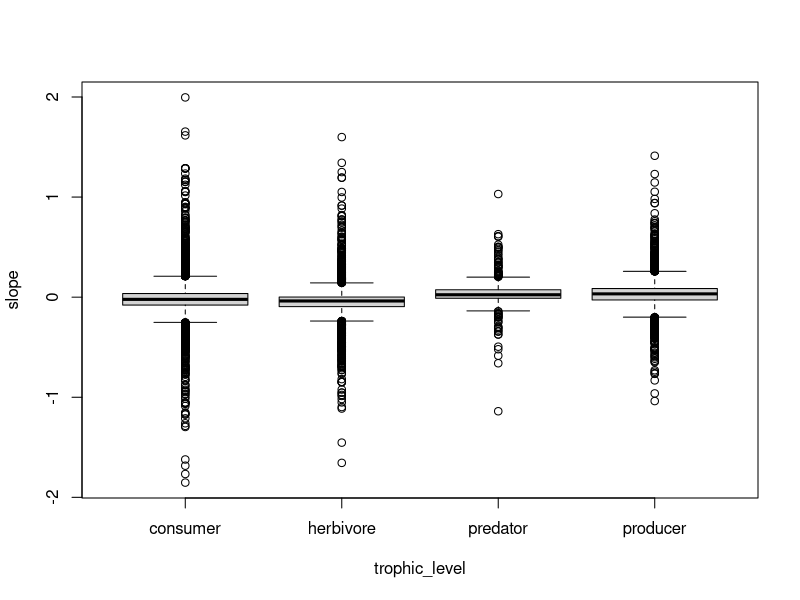
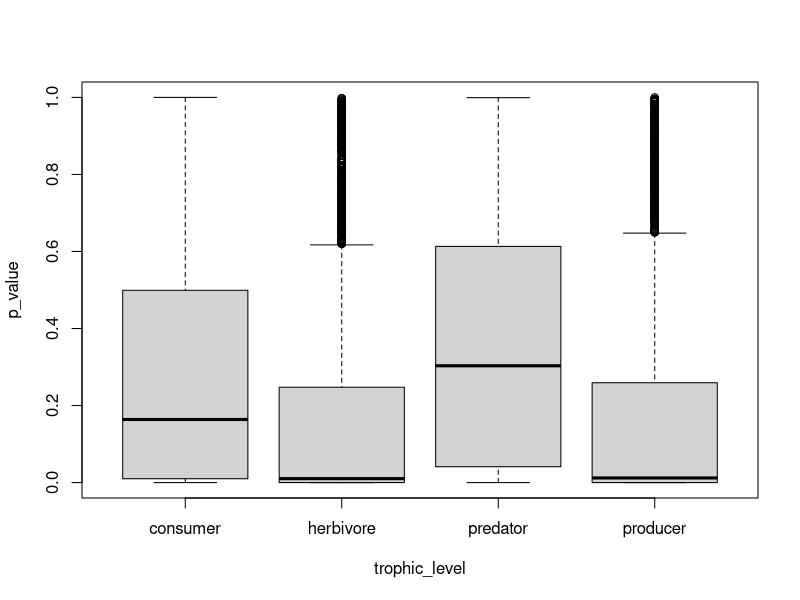
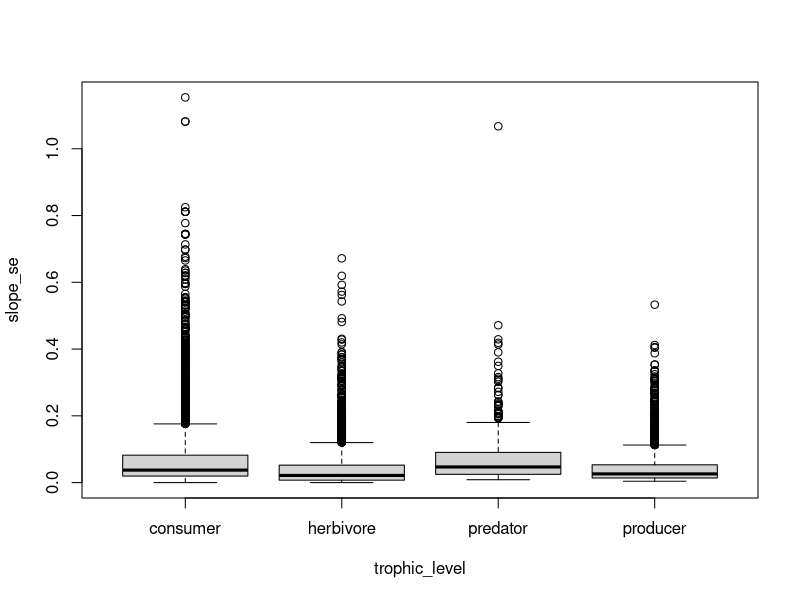
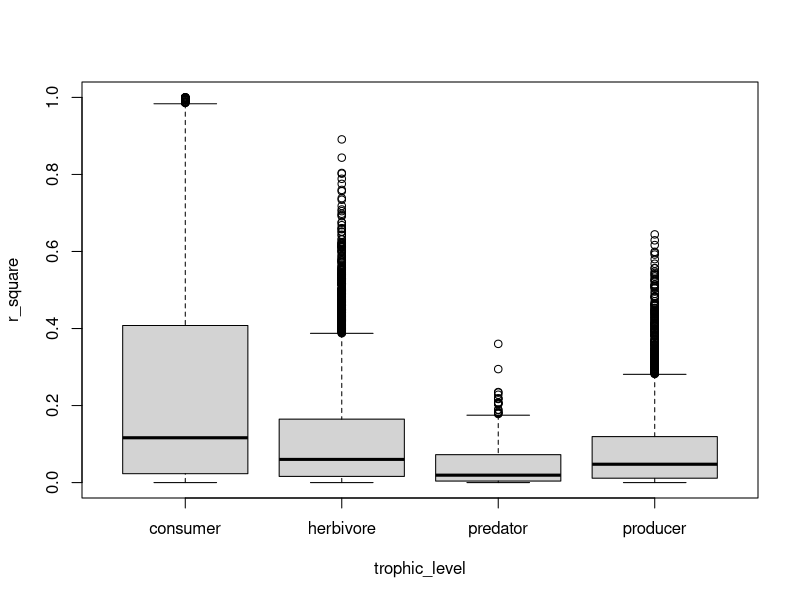
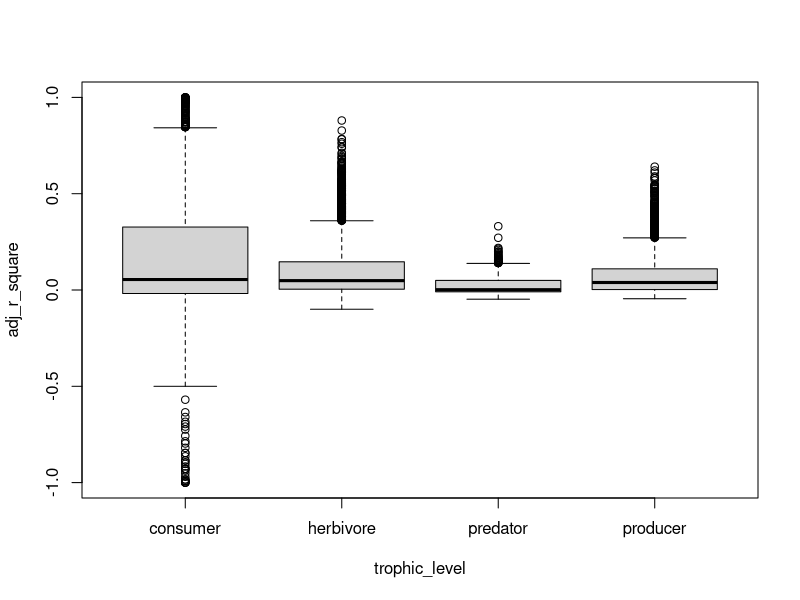
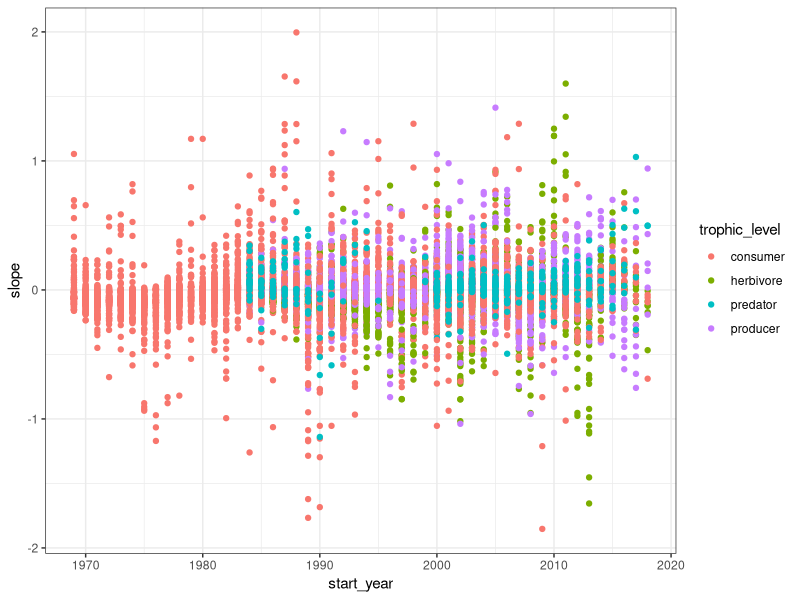
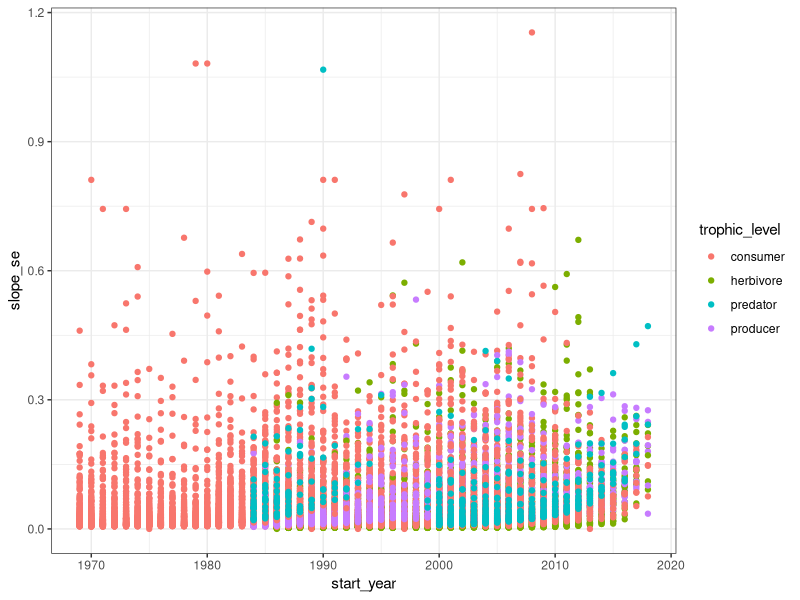
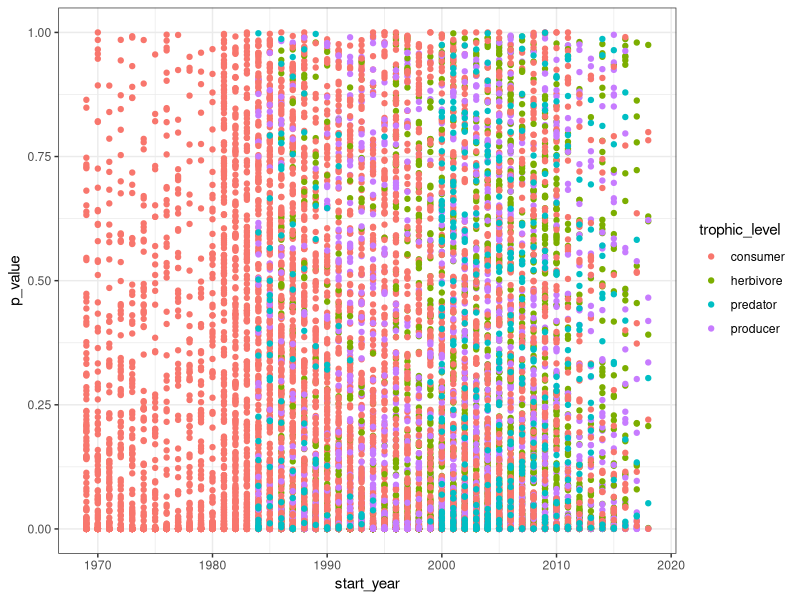

Here is the R script that generated these plots, in order: (Note: this script raises an error after producing the figures.)
#####################################
# Exploratory analysis of model outputs for LTER sites

library(ggplot2)
library(lattice)

# import the data
mod.lter <- read.csv(file="model_output/model_all_LTER_sites.csv")

boxplot(slope ~ trophic_level, data = mod.lter)
boxplot(p_value ~ trophic_level, data = mod.lter)
boxplot(slope_se ~ trophic_level, data = mod.lter)
boxplot(r_square ~ trophic_level, data = mod.lter)
boxplot(adj_r_square ~ trophic_level, data = mod.lter)

ggplot(mod.lter, aes(start_year, slope, colour = trophic_level)) + geom_point() + theme_bw()
ggplot(mod.lter, aes(start_year, slope_se, colour = trophic_level)) + geom_point() + theme_bw()
ggplot(mod.lter, aes(start_year, p_value, colour = trophic_level)) + geom_point() + theme_bw()
ggplot(mod.lter, aes(start_year, r_square, colour = trophic_level)) + geom_point() + theme_bw()
ggplot(mod.lter, aes(start_year, adj_r_square, colour = trophic_level)) + geom_point() + theme_bw()

ggplot(mod.lter, aes(N_years, slope, colour = trophic_level)) + geom_point() + theme_bw()
ggplot(mod.lter, aes(N_years, slope_se, colour = trophic_level)) + geom_point() + theme_bw()
ggplot(mod.lter, aes(N_years, p_value, colour = trophic_level)) + geom_point() + theme_bw()
ggplot(mod.lter, aes(N_years, r_square, colour = trophic_level)) + geom_point() + theme_bw()
ggplot(mod.lter, aes(N_years, adj_r_square, colour = trophic_level)) + geom_point() + theme_bw()

options(scipen = 999)
mod.lter$p_value <- round(mod.lter$p_value, digits = 10)
mod.lter$intercept_p_value <- round(mod.lter$intercept_p_value, digits = 10)

str(mod.lter)
mod.lter$trophic_level <- as.factor(mod.lter$trophic_level)
levels(mod.lter$trophic_level)
mod.lter$trophic_level <- factor(mod.lter$trophic_level,
                                 levels = c("producer", "herbivore", "consumer", "omnivore", "predator"))
levels(mod.lter$trophic_level)
mod.lter$N_years <- as.numeric(mod.lter$N_years)
mod.lter$start_year <- as.numeric(mod.lter$start_year)

png("figures/LTER_SITES.png", width = 2000, height = 600, pointsize = 20)
xyplot(mod.lter$N_years ~ mod.lter$slope | mod.lter$trophic_level,
       col = ifelse(mod.lter$p_value <= 0.05,'red','black'),
       pch = 19, cex = 1,
       strip = strip.custom(bg="lightgrey", par.strip.text=list(col="black", cex = 1, font = 2)),
       xlab = "Slope", ylab = "Number of years",
       abline=c(v=0, lwd = 3))
dev.off()

xyplot(mod.lter$slope ~mod.lter$start_year | mod.lter$trophic_level,
       col = ifelse(mod.lter$p_value < 0.05,'red','black'),
       pch = 19, cex = 1,
       strip = strip.custom(bg="lightgrey", par.strip.text=list(col="black", cex = 1, font = 2)),
       xlab = "Start Year", ylab = "Slope")


## Konza Prairie
mod.konza <- read.csv(file="model_output/model_konza.csv")
options(scipen = 999)
mod.konza$p_value <- round(mod.konza$p_value, digits = 10)
mod.konza$intercept_p_value <- round(mod.konza$intercept_p_value, digits = 10)
cols <- c("black", "red")

str(mod.konza)
mod.konza$trophic_level <- as.factor(mod.konza$trophic_level)
levels(mod.konza$trophic_level)
mod.konza$trophic_level <- factor(mod.konza$trophic_level, levels = c("producer", "herbivore", "omnivore"))
levels(mod.konza$trophic_level)
mod.konza$N_years <- as.numeric(mod.konza$N_years)
mod.konza$start_year <- as.numeric(mod.konza$start_year)

png("figures/Konza_Prairie.png", width = 1600, height = 600, pointsize = 20)
xyplot(mod.konza$N_years ~ mod.konza$slope | mod.konza$trophic_level,
       col = ifelse(mod.konza$p_value < 0.05,'red','black'),
       pch = 19, cex = 1,
       strip = strip.custom(bg="lightgrey", par.strip.text=list(col="black", cex = 1, font = 2)),
       xlab = "Slope", ylab = "Number of years",
       abline=c(v=0, lwd = 3))
dev.off()

xyplot(mod.konza$slope ~ mod.konza$start_year | mod.konza$trophic_level,
       col = ifelse(mod.konza$p_value < 0.05,'red','black'),
       pch = 19, cex = 1,
       strip = strip.custom(bg="lightgrey", par.strip.text=list(col="black", cex = 1, font = 2)),
       xlab = "Start Year", ylab = "Slope", abline=c(h=0, lwd = 3))

ggplot(mod.konza, aes(N_years, slope, colour = trophic_level)) + geom_point() + theme_classic()
ggplot(mod.konza, aes(N_years, slope_se, colour = trophic_level)) + geom_point() + theme_classic()
ggplot(mod.konza, aes(N_years, p_value, colour = trophic_level)) + geom_point() + theme_bw()
ggplot(mod.konza, aes(N_years, r_square, colour = trophic_level)) + geom_point() + theme_bw()
ggplot(mod.konza, aes(N_years, adj_r_square, colour = trophic_level)) + geom_point() + theme_bw()


## Hubbard Brook
mod.hbrook <- read.csv(file="model_output/model_hubbard_brook.csv")
options(scipen = 999)
mod.hbrook$p_value <- round(mod.hbrook$p_value, digits = 10)
mod.hbrook$intercept_p_value <- round(mod.hbrook$intercept_p_value, digits = 10)

str(mod.hbrook)
mod.hbrook$trophic_level <- as.factor(mod.hbrook$trophic_level)
levels(mod.hbrook$trophic_level)
mod.hbrook$trophic_level <- factor(mod.hbrook$trophic_level, levels = c("producer", "herbivore", "omnivore"))
levels(mod.hbrook$trophic_level)
mod.hbrook$N_years <- as.numeric(mod.hbrook$N_years)
mod.hbrook$start_year <- as.numeric(mod.hbrook$start_year)

png("figures/Hubbard_Brook.png", width = 1600, height = 600, pointsize = 20)
xyplot(mod.hbrook$N_years ~ mod.hbrook$slope | mod.hbrook$trophic_level,
       col = ifelse(mod.hbrook$p_value < 0.05,'red','black'),
       pch = 19, cex = 1,
       strip = strip.custom(bg="lightgrey", par.strip.text=list(col="black", cex = 1, font = 2)),
       xlab = "Slope", ylab = "Number of years",
       abline=c(v=0, lwd = 3))
dev.off()

xyplot(mod.hbrook$slope ~ mod.hbrook$start_year | mod.hbrook$trophic_level,
       col = ifelse(mod.hbrook$p_value < 0.05,'red','black'),
       pch = 19, cex = 1,
       strip = strip.custom(bg="lightgrey", par.strip.text=list(col="black", cex = 1, font = 2)),
       xlab = "Start Year", ylab = "Slope", abline=c(h=0, lwd = 3))


## North Temperate Lakes
mod.ntlakes <- read.csv(file="model_output/model_north_temperate_lakes.csv")
options(scipen = 999)
mod.ntlakes$p_value <- round(mod.ntlakes$p_value, digits = 10)
mod.ntlakes$intercept_p_value <- round(mod.ntlakes$intercept_p_value, digits = 10)

str(mod.ntlakes)
mod.ntlakes$trophic_level <- as.factor(mod.ntlakes$trophic_level)
levels(mod.ntlakes$trophic_level)
mod.ntlakes$trophic_level <- factor(mod.ntlakes$trophic_level, levels = c("producer", "consumer", "predator"))
levels(mod.ntlakes$trophic_level)
mod.ntlakes$N_years <- as.numeric(mod.ntlakes$N_years)
mod.ntlakes$start_year <- as.numeric(mod.ntlakes$start_year)

png("figures/North_Temperate_Lakes.png", width = 1600, height = 600, pointsize = 20)
xyplot(mod.ntlakes$N_years ~ mod.ntlakes$slope | mod.ntlakes$trophic_level,
       col = ifelse(mod.ntlakes$p_value < 0.05,'red','black'),
       pch = 19, cex = 1,
       strip = strip.custom(bg="lightgrey", par.strip.text=list(col="black", cex = 1, font = 2)),
       xlab = "Slope", ylab = "Number of years",
       abline=c(v=0, lwd = 3))
dev.off()

xyplot(mod.ntlakes$slope ~ mod.ntlakes$start_year | mod.ntlakes$trophic_level,
       col = ifelse(mod.ntlakes$p_value < 0.05,'red','black'),
       pch = 19, cex = 1,
       strip = strip.custom(bg="lightgrey", par.strip.text=list(col="black", cex = 1, font = 2)),
       xlab = "Start Year", ylab = "Slope", abline=c(h=0, lwd = 3))


## North Temperate Lakes
mod.sbcoastal <- read.csv(file="model_output/model_santa_barbara_coastal.csv")
options(scipen = 999)
mod.sbcoastal$p_value <- round(mod.sbcoastal$p_value, digits = 10)
mod.sbcoastal$intercept_p_value <- round(mod.sbcoastal$intercept_p_value, digits = 10)

str(mod.sbcoastal)
mod.sbcoastal$trophic_level <- as.factor(mod.sbcoastal$trophic_level)
levels(mod.sbcoastal$trophic_level)
mod.sbcoastal$trophic_level <- factor(mod.sbcoastal$trophic_level, levels = c("producer", "consumer", "predator"))
levels(mod.sbcoastal$trophic_level)
mod.sbcoastal$N_years <- as.numeric(mod.sbcoastal$N_years)
mod.sbcoastal$start_year <- as.numeric(mod.sbcoastal$start_year)

png("figures/Santa_Barbara_Coastal.png", width = 1600, height = 600, pointsize = 20)
xyplot(mod.sbcoastal$N_years ~ mod.sbcoastal$slope | mod.sbcoastal$trophic_level,
       col = ifelse(mod.sbcoastal$p_value < 0.05,'red','black'),
       pch = 19, cex = 1,
       strip = strip.custom(bg="lightgrey", par.strip.text=list(col="black", cex = 1, font = 2)),
       xlab = "Slope", ylab = "Number of years",
       abline=c(v=0, lwd = 3))
dev.off()

xyplot(mod.sbcoastal$slope ~ mod.sbcoastal$start_year | mod.sbcoastal$trophic_level,
       col = ifelse(mod.sbcoastal$p_value < 0.05,'red','black'),
       pch = 19, cex = 1,
       strip = strip.custom(bg="lightgrey", par.strip.text=list(col="black", cex = 1, font = 2)),
       xlab = "Start Year", ylab = "Slope", abline=c(h=0, lwd = 3))
